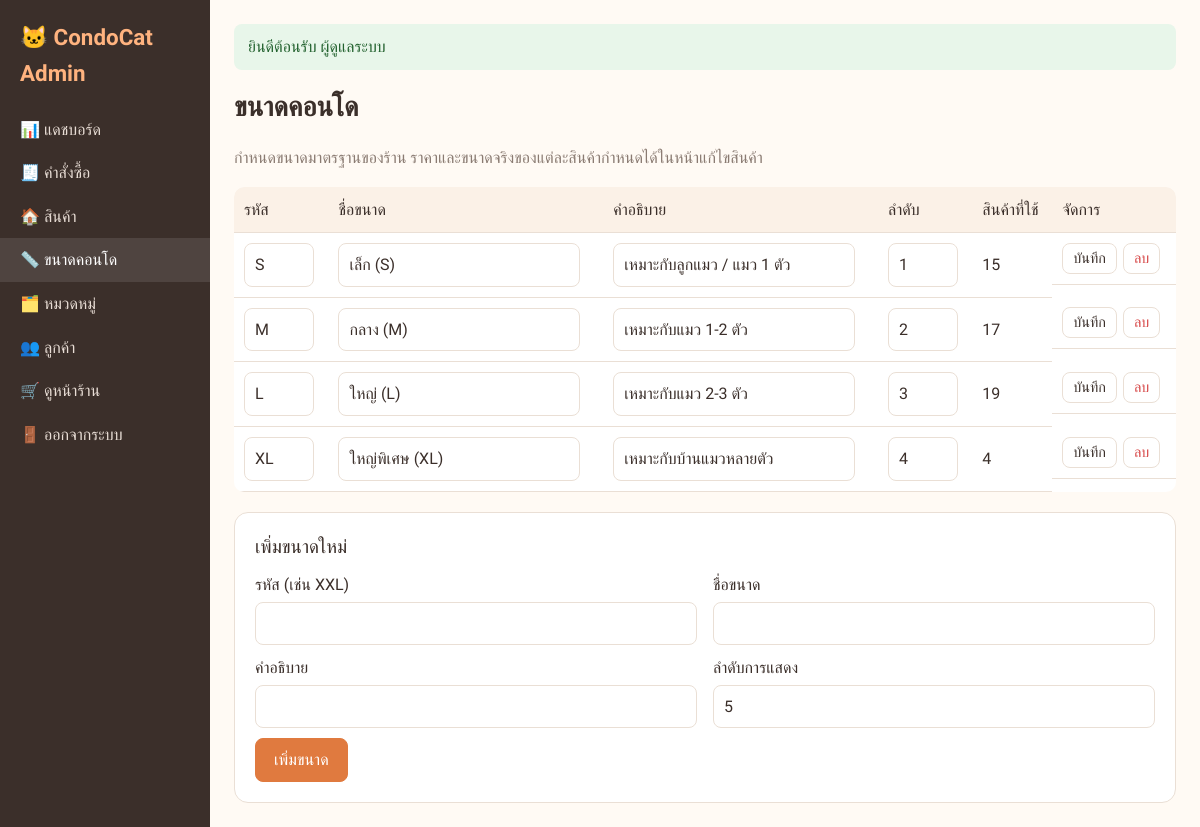
Screenshot of /admin/sizes.php (signed in) with the database file from the repository.
### tables this page shows
CREATE TABLE sizes (
  id INT AUTO_INCREMENT PRIMARY KEY,
  code VARCHAR(10) NOT NULL UNIQUE,
  name VARCHAR(50) NOT NULL,
  detail VARCHAR(255) DEFAULT NULL,
  sort_order INT NOT NULL DEFAULT 0
);

### config.php (called while the page is built, shortened)
<?php
function e($s): string { return htmlspecialchars((string)$s, ENT_QUOTES, 'UTF-8'); }

### admin/sizes.php (the view, shortened to what this page needs)
<?php
require __DIR__ . '/../config.php';
$sizes = $pdo->query('SELECT s.*, (SELECT COUNT(*) FROM product_variants WHERE size_id = s.id) AS used FROM sizes s ORDER BY sort_order')->fetchAll();
include __DIR__ . '/_header.php';
?>
<h1>ขนาดคอนโด</h1>
<p class="muted">กำหนดขนาดมาตรฐานของร้าน ราคาและขนาดจริงของแต่ละสินค้ากำหนดได้ในหน้าแก้ไขสินค้า</p>
<div class="table-wrap">
<table class="table">
  <tr><th>รหัส</th><th>ชื่อขนาด</th><th>คำอธิบาย</th><th>ลำดับ</th><th>สินค้าที่ใช้</th><th>จัดการ</th></tr>
  <?php foreach ($sizes as $s): ?>
    <?php $f = 'size' . $s['id']; ?>
    <tr>
      <td><input form="<?= $f ?>" name="code" value="<?= e($s['code']) ?>" style="width:70px"></td>
      <td><input form="<?= $f ?>" name="name" value="<?= e($s['name']) ?>"></td>
      <td><input form="<?= $f ?>" name="detail" value="<?= e($s['detail']) ?>"></td>
      <td><input form="<?= $f ?>" type="number" name="sort_order" value="<?= (int)$s['sort_order'] ?>" style="width:70px"></td>
      <td><?= (int)$s['used'] ?></td>
      <td class="actions">
        <form id="<?= $f ?>" method="post"><?= csrf_field() ?><input type="hidden" name="id" value="<?= $s['id'] ?>"><input type="hidden" name="action" value="update">
          <button class="btn btn-sm">บันทึก</button></form>
        <form method="post" onsubmit="return confirm('ยืนยันลบขนาดนี้?')"><?= csrf_field() ?><input type="hidden" name="id" value="<?= $s['id'] ?>"><input type="hidden" name="action" value="delete">
          <button class="btn btn-sm btn-danger" <?= $s['used'] ? 'disabled title="มีสินค้าใช้อยู่"' : '' ?>>ลบ</button></form>
      </td>
    </tr>
  <?php endforeach; ?>
</table>
</div>
<form method="post" class="panel" style="margin-top:20px">
  <h3 style="margin-top:0">เพิ่มขนาดใหม่</h3>
  <div class="form-grid">
    <label>รหัส (เช่น XXL) <input name="code" required></label>
    <label>ชื่อขนาด <input name="name" required></label>
    <label>คำอธิบาย <input name="detail"></label>
    <label>ลำดับการแสดง <input type="number" name="sort_order" value="<?= count($sizes) + 1 ?>"></label>
  </div>
  <button class="btn btn-primary">เพิ่มขนาด</button>
</form>
<?php include __DIR__ . '/_footer.php'; ?>

### assets/style.css (style rules this page uses)
:root { --primary: #e07a3f; --primary-dark: #c4612a; --bg: #fffaf4; --card: #ffffff; --text: #3b2f2a; --muted: #8a7b72; --border: #eadfd5; --danger: #d64545; }
* { box-sizing: border-box; }
body { margin: 0; font-family: 'Prompt', sans-serif; background: var(--bg); color: var(--text); line-height: 1.6; }
h1 { font-weight: 600; font-size: 1.7rem; margin: .3em 0; }
h3 { font-weight: 500; margin: 1em 0 .5em; }
.muted { color: var(--muted); }
.btn { display: inline-block; padding: 8px 18px; border: 1px solid var(--border); background: var(--card); color: var(--text); border-radius: 8px; cursor: pointer; font: inherit; text-decoration: none; }
.btn-primary { background: var(--primary); color: #fff; border-color: var(--primary); }
.btn-danger { color: var(--danger); }
.btn-sm { padding: 3px 10px; font-size: .9rem; }
input, select, textarea { font: inherit; padding: 8px 10px; border: 1px solid var(--border); border-radius: 8px; background: #fff; color: var(--text); max-width: 100%; }
label { display: block; margin-bottom: 10px; }
label > input:not([type=radio]):not([type=checkbox]), label > textarea, label > select { display: block; width: 100%; margin-top: 4px; }
.table-wrap { overflow-x: auto; }
.table { width: 100%; border-collapse: collapse; background: var(--card); border-radius: 10px; overflow: hidden; }
.table th, .table td { padding: 10px; border-bottom: 1px solid var(--border); text-align: left; vertical-align: middle; }
.table th { background: #fbf1e7; font-weight: 500; }
.panel { background: var(--card); border: 1px solid var(--border); border-radius: 14px; padding: 20px; }
.form-grid { display: grid; grid-template-columns: 1fr 1fr; gap: 0 16px; }
.actions { display: flex; gap: 6px; flex-wrap: wrap; }
.actions form { margin: 0; }

### rows the page displays
sizes: code "S", name "เล็ก (S)", detail "เหมาะกับลูกแมว / แมว 1 ตัว", sort_order "1", used "15"
sizes: code "M", name "กลาง (M)", detail "เหมาะกับแมว 1-2 ตัว", sort_order "2", used "17"
sizes: code "L", name "ใหญ่ (L)", detail "เหมาะกับแมว 2-3 ตัว", sort_order "3", used "19"
sizes: code "XL", name "ใหญ่พิเศษ (XL)", detail "เหมาะกับบ้านแมวหลายตัว", sort_order "4", used "4"

### other values shown
SHOP_NAME "CondoCat"
$label "📊 แดชบอร์ด"
$label "🧾 คำสั่งซื้อ"
$label "🏠 สินค้า"
$label "📏 ขนาดคอนโด"
$label "🗂️ หมวดหมู่"
$label "👥 ลูกค้า"
$f[0] "ยินดีต้อนรับ ผู้ดูแลระบบ"
